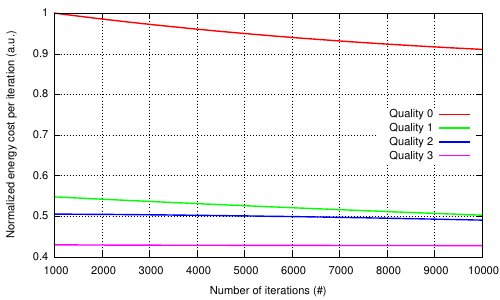

Source code (gnuplot):
f='whetsone'
set ylabel "Normalized energy cost per iteration (a.u.)"
set xlabel "Number of iterations (#)"
set yrange [.4:1]
set key center right
set terminal pdf font 'Helvetica'
set output "whetstone.pdf"
plot f u 1:2 w lp smooth bezier lw 4 t 'Quality 0', f u 1:3 w lp smooth bezier lw 4 t 'Quality 1', f u 1:4 w lp smooth bezier  lw 4 t 'Quality 2', f u 1:5 w lp smooth bezier  lw 4 t 'Quality 3'
